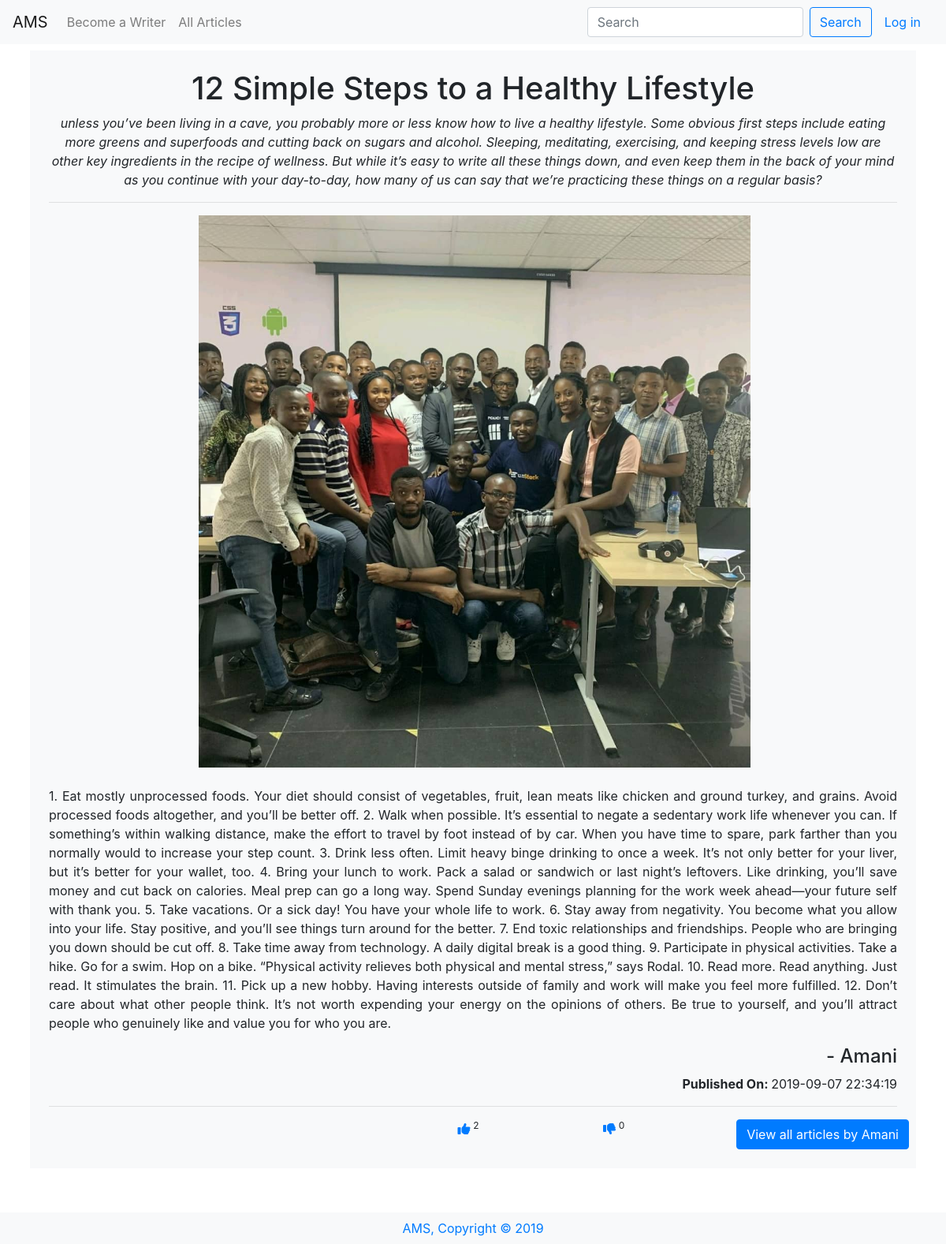
The page /viewone/10 on the database its author committed.
### tables this page shows
CREATE TABLE 'articles' ('id' integer PRIMARY KEY AUTOINCREMENT NOT NULL, 'userid' smallint NOT NULL, 'title' varchar(255) NOT NULL, 'description' varchar(300) NOT NULL, 'content' text NOT NULL, 'like' smallint, 'dislike' smallint, 'image' bytea, 'date' timestamp NOT NULL DEFAULT CURRENT_TIMESTAMP);

CREATE TABLE users(
    id INTEGER NOT NULL PRIMARY KEY,
    username VARCHAR(255) NOT NULL UNIQUE,
    email VARCHAR(255) NOT NULL UNIQUE,
    password VARCHAR(255) NOT NULL
);

### application.py (the view)
@app.route("/viewone/<id>")
def viewone(id):
    rows = db.execute("SELECT * FROM users JOIN articles ON users.id = articles.userid WHERE articles.id=:id", id=id)
    return render_template("viewone.html", datum=rows[0])

### application.py (called while the page is built)
@app.after_request
def after_request(response):
    response.headers["Cache-Control"] = "no-cache, no-store, must-revalidate"
    response.headers["Expires"] = 0
    response.headers["Pragma"] = "no-cache"
    return response

### templates/viewone.html
{% extends "layout.html" %} {% block title %} View - {{ datum.title }} {% endblock %}
{% block main%}
      <div class="article mb-5 bg-light p-4">
        <div class="article_head">
        <h1>{{ datum.title }}</h1>
        <p><i>{{ datum.description }}</i></p>
      </div>
        <div class="article_body" id="more{{ datum.id }}">
        <hr>
        <div class="article_image mb-4"><img src="/static/testpic.jpeg" alt="{{ datum.title }}"></div>
        <p class="text-justify">{{ datum.content }}</p>
      </div>
      <h4 class="text-right">- {{ datum.username }}</h4>
      <p class="text-right"><b>Published On: </b>{{ datum.date }}</p>
      <hr>
        <div class="article_footer row">
          <span class="col-2 text-left"><b><i class="fas fa-thumbs-up text-primary"></i> </b><sup>{{ datum.like }}</sup></span>
          <span class="col-2 text-left"><b><i class="fas fa-thumbs-down text-primary"></i> </b><sup>{{ datum.dislike }}</sup></span>
          <a href="/viewall/{{ datum.userid }}"><button class="float-right btn btn-primary">View all articles by {{ datum.username }}</button></a>
        </div>
      </div>
    {% endblock %}

### static/styles.css (style rules this page uses)
h1 { text-align: center; }
.article_image { display: flex; max-height: 700px; }
.article_image img { object-fit: contain; }
.article_footer { display: flex; justify-content: flex-end; }

### rows shown on the page
articles: title "12 Simple Steps to a Healthy Lifestyle", description "unless you’ve been living in a cave, you probably more or less know how to live a healthy lifestyle. Some obvious first steps include eating more greens and superfoods and cutting back on sugars and alcohol. Sleeping, meditating, exercising, and keeping stress levels low are other key ingredients in the recipe of wellness. But while it’s easy to write all these things down, and even keep them in the back of your mind as you continue with your day-to-day, how many of us can say that we’re practicing these things on a regular basis?", content "1. Eat mostly unprocessed foods. Your diet should consist of vegetables, fruit, lean meats like chicken and ground turkey, and grains. Avoid processed foods altogether, and you’ll be better off. 2. Walk when possible. It’s essential to negate a sedentary work life whenever you can. If something’s within walking distance, make the effort to travel by foot instead of by car. When you have time to spare, park farther than you normally would to increase your step count. 3. Drink less often. Limit heavy binge drinking to once a week. It’s not only better for your liver, but it’s better for your wallet, too. 4. Bring your lunch to work. Pack a salad or sandwich or last night’s leftovers. Like…", date "2019-09-07 22:34:19", like "2", dislike "0"
users: username "Amani"
